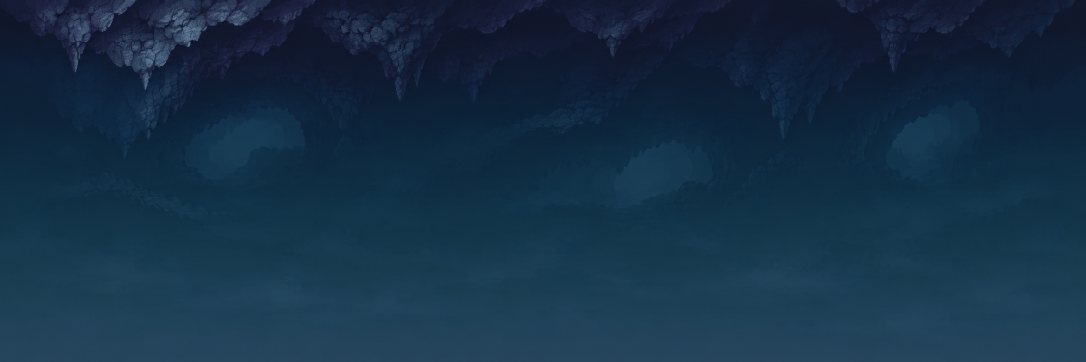
#> input picture handoffs/assets-c1-20261108/source/raw/act2/far_0_source.png, 2172 x 724 px (shown at 1/2 size); its folder holds only this picture in this run
$ python build_assets.py
#> lines starting #> are read from the running program, lines starting #| are printed output that depends on the picture
"""Reproduce C1 target PNGs only. Pillow 11+, numpy. Source bytes stay unchanged."""
from pathlib import Path
from PIL import Image
import numpy as np, json, hashlib
ROOT=Path(__file__).resolve().parents[1]
SIZE=(960,270)
# One common source-camera crop: x scale and y scale exactly match (960/2172).
BOX=(0.,48.,2172.,658.875)

def sha(p): return hashlib.sha256(p.read_bytes()).hexdigest()
def seam(a):
    # Only the outer 16px strips; sub-8/255 correction. Center 928px untouched.
    a=a.copy().astype(np.float64)
    edge=(a[:,0,:3]+a[:,-1,:3])/2
    for k in range(16):
        w=(1+np.cos(np.pi*k/15))/2
        a[:,k,:3] += w*(edge-a[:,0,:3]) if k else 0
        a[:,-1-k,:3] += w*(edge-a[:,-1,:3]) if k else 0
    # Explicit shared endpoint to eliminate rounding asymmetry.
    a[:,0,:3]=edge; a[:,-1,:3]=edge
    return np.clip(np.round(a),0,255).astype(np.uint8)

def resample(im):
    # RGBa is Pillow premultiplied alpha; prevents hidden RGB from making halos.
    return im.convert('RGBA').convert('RGBa').resize(SIZE,Image.Resampling.LANCZOS,box=BOX).convert('RGBA')

results=[]
for act in (2,3):
  for i in range(3):
    src=ROOT/f'source/raw/act{act}/far_{i}_source.png'
    if act==2 and i==2: src=ROOT/'source/raw/act2/far_2_source_v2.png'
    dst=ROOT/f'assets/act{act}/far_{i}.png'
    im=Image.open(src); a=np.array(resample(im)); before=a.copy()
#> further down, im is the input picture: PIL image 2172x724 RGB; mean R, G, B 21.2, 47.5, 70.2
#> after `a = np.array(resample(im))`:
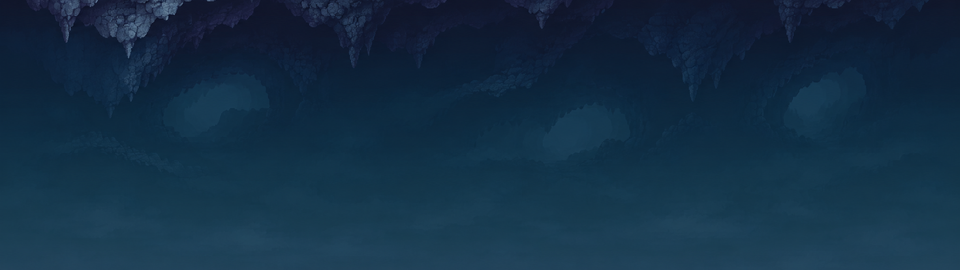
#> a: shape (270, 960, 4); mean R, G, B, A 19.5, 46.6, 69.2, 255
    if i==0: a=seam(a)
#> in seam, `edge=(a[:,0,:3]+a[:,-1,:3])/2`: edge = 270 rows, first 8: [16, 23, 42.5], [16, 22.5, 43], [16, 23, 43], [15, 22.5, 43], [15.5, 22, 43], [15.5, 23, 43.5], [15.5, 23, 43.5], [16, 23.5, 43.5]
#> after the loop in seam, `for k in range(16):`: a: shape (270, 960, 4) float64; mean of channels 0, 1, 2, 3 19.5, 46.6, 69.2, 255
#> in seam, `a[:, 0, :3] = edge`: a: shape (270, 960, 4) float64; mean of channels 0, 1, 2, 3 19.5, 46.6, 69.2, 255
#> in seam, `a[:, -1, :3] = edge`: a: shape (270, 960, 4) float64; mean of channels 0, 1, 2, 3 19.5, 46.6, 69.2, 255
    else: a[a[:,:,3]==0,:3]=0
    Image.fromarray(a,'RGBA').save(dst,optimize=True)
    d=np.abs(a.astype(int)-before.astype(int))
    pm=a.astype(float); pm[:,:,:3]*=pm[:,:,3:4]/255
    edge=np.abs(pm[:,0]-pm[:,-1])
#> edge = 270 rows, first 6: [0, 0, 0, 0], [0, 0, 0, 0], [0, 0, 0, 0], [0, 0, 0, 0], [0, 0, 0, 0], [0, 0, 0, 0]
    nz=np.argwhere(a[:,:,3]>4)
#> nz = 259200 pairs, first value 0 to 269, second value 0 to 959
#> (the run stopped early here; a loop or call above may not have finished)
